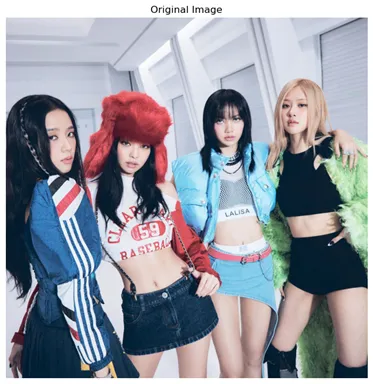
#> input picture image-processing/segmentation-using-rgb/input.webp, 373 x 384 px
$ python segmentation-using-rgb.py
#> lines starting #> are read from the running program, lines starting #| are printed output that depends on the picture; after the words box and inside, x2 and y2 are one past the last pixel; in counts of white or black regions, pixels touching at a corner belong together
import numpy as np
import matplotlib.pyplot as plt
from skimage.io import imread, imshow
from skimage.color import rgb2gray

img = imread('input.webp')[:, :, :3]
#> img is the input picture: shape (384, 373, 3); mean R, G, B 149.1, 152.9, 162.9
img_gs_1c = rgb2gray(img)

fig, ax = plt.subplots(1, 1, figsize=(8, 8))
ax.set_title("Original Image")
ax.imshow(img)
ax.set_axis_off()
plt.show()

img_gs = ((np.stack([img_gs_1c] * 3, axis=-1) * 255)
          .astype('int').clip(0, 255))

red_mask = ((img[:, :, 0] > 150) &
            (img[:, :, 1] < 100) &
            (img[:, :, 2] < 200))
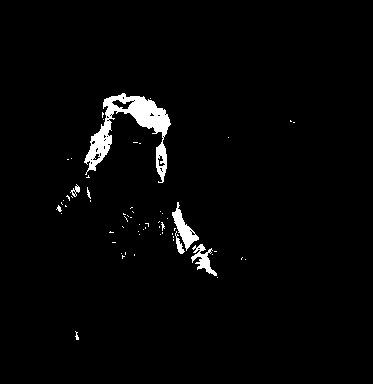
#> red_mask: shape (384, 373) bool; 2.4% white; 62 white regions (55 under 20 px), largest, box (x1, y1, x2, y2) and area: (84, 93, 171, 183) 2354, (172, 202, 199, 251) 440, (191, 244, 217, 276) 326
img_red = img_gs.copy()
img_red[red_mask] = img[red_mask]
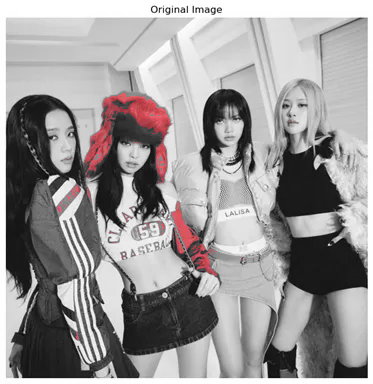
#> img_red: shape (384, 373, 3) int64; mean of channels 0, 1, 2 154.5, 151.7, 152; drawn as R, G, B

green_mask = ((img[:, :, 0] < 190) &
              (img[:, :, 1] > 190) &
              (img[:, :, 2] < 190))
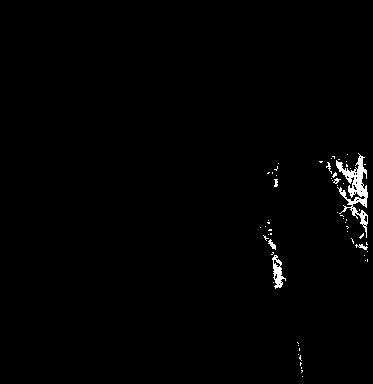
#> green_mask: shape (384, 373) bool; 1% white; 60 white regions (53 under 20 px), largest, box (x1, y1, x2, y2) and area: (336, 153, 368, 238) 895, (272, 255, 286, 289) 220, (268, 239, 276, 250) 41
img_green = img_gs.copy()
img_green[green_mask] = img[green_mask]
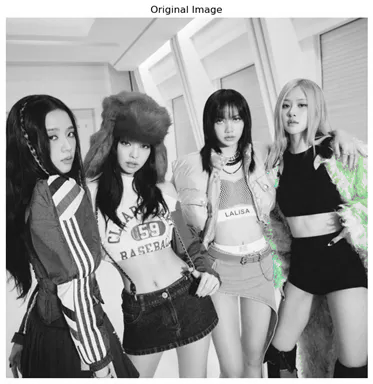
#> img_green: shape (384, 373, 3) int64; mean of channels 0, 1, 2 152, 152.5, 152; drawn as R, G, B

blue_mask = ((img[:, :, 0] < 80) &
             (img[:, :, 1] < 85) &
             (img[:, :, 2] > 50))
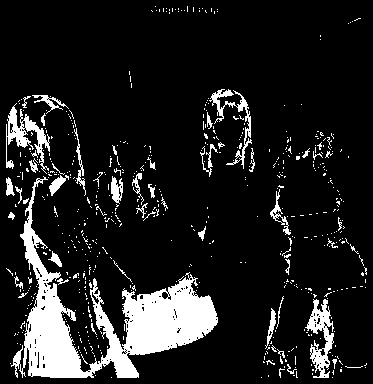
#> blue_mask: shape (384, 373) bool; 12.7% white; 580 white regions (533 under 20 px), largest, box (x1, y1, x2, y2) and area: (11, 176, 218, 378) 11223, (305, 299, 334, 378) 1009, (6, 103, 50, 174) 973
img_blue = img_gs.copy()
img_blue[blue_mask] = img[blue_mask]
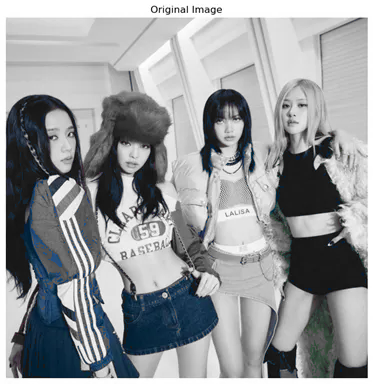
#> img_blue: shape (384, 373, 3) int64; mean of channels 0, 1, 2 150, 152.8, 155.3; drawn as R, G, B

fig, ax = plt.subplots(1, 3, figsize=(21, 7))
ax[0].set_title("Red Segment")
ax[0].imshow(img_red)
ax[0].set_axis_off()
ax[1].set_title("Green Segment")
ax[1].imshow(img_green)
ax[1].set_axis_off()
ax[2].set_title("Blue Segment")
ax[2].imshow(img_blue)
ax[2].set_axis_off()
plt.show()
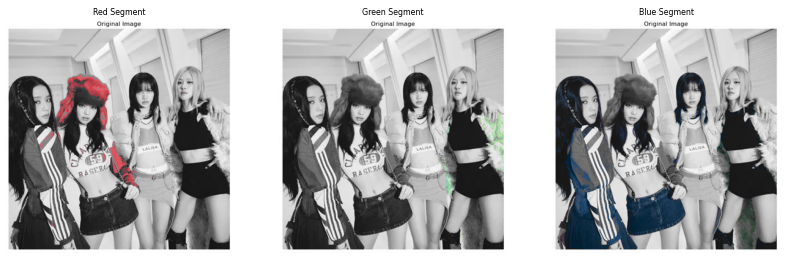
#> figure drawn by matplotlib, 3 panels
